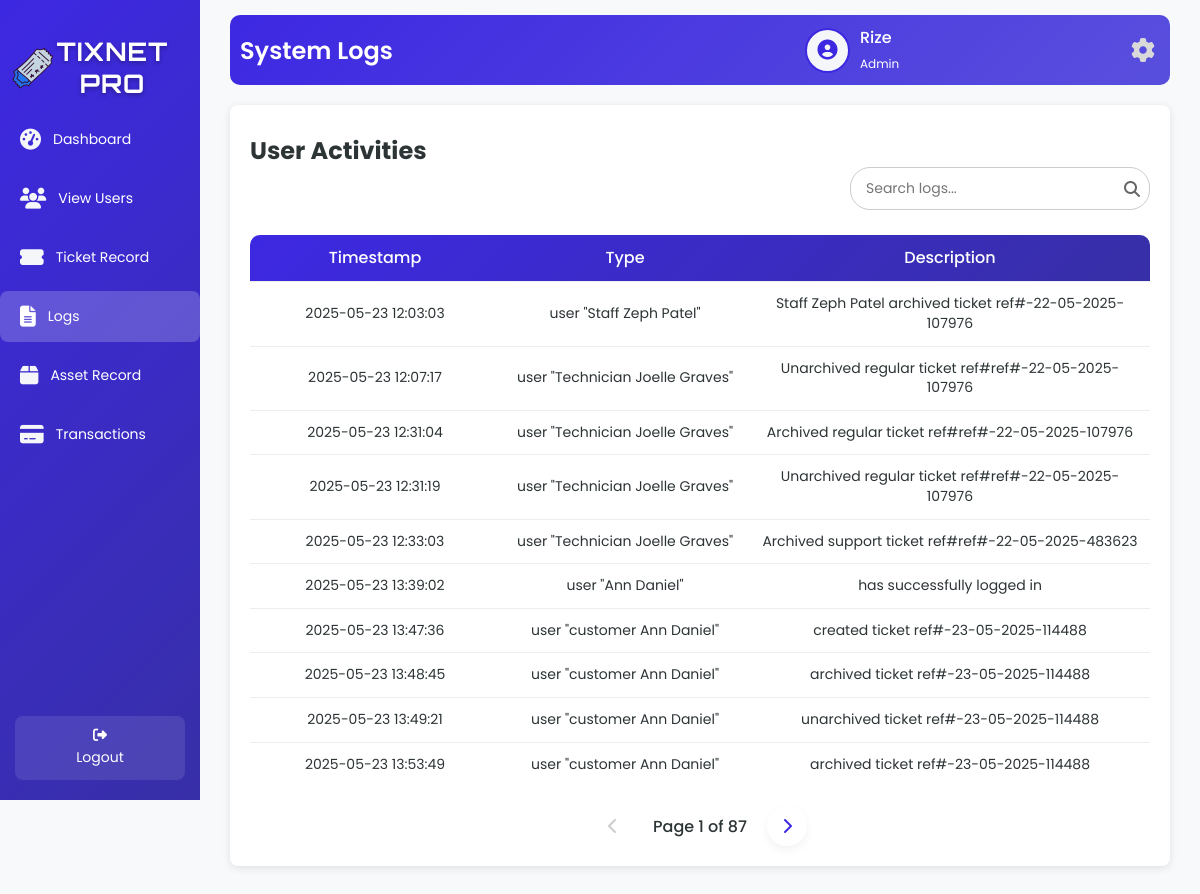
The page /logs.php (signed in) on the database its author committed.
### tables this page shows
CREATE TABLE `tbl_user` (
  `u_id` int(50) NOT NULL,
  `u_fname` varchar(200) NOT NULL,
  `u_lname` varchar(200) NOT NULL,
  `u_email` varchar(200) NOT NULL,
  `u_username` varchar(200) NOT NULL,
  `u_password` varchar(200) NOT NULL,
  `u_type` varchar(200) NOT NULL,
  `u_status` varchar(200) NOT NULL
);

CREATE TABLE `tbl_logs` (
  `l_stamp` varchar(200) NOT NULL,
  `l_type` varchar(200) NOT NULL,
  `l_description` varchar(200) NOT NULL
);

### logs.php (the view, shortened to what this page needs)
<?php
include 'db.php';
$username = $_SESSION['username'];
$firstName = '';
$userType = '';
$avatarPath = $_SESSION['avatarPath'];
if ($conn) {
    $sqlUser = "SELECT u_fname, u_lname, u_type FROM tbl_user WHERE u_username = ?";
    $stmt = $conn->prepare($sqlUser);
    $stmt->bind_param("s", $_SESSION['username']);
    $stmt->execute();
    $resultUser = $stmt->get_result();
    if ($resultUser->num_rows > 0) {
        $row = $resultUser->fetch_assoc();
        $firstName = $row['u_fname'] ?: $username;
        $userType = $row['u_type'];
    }
}
$logs_per_page = 10;
$current_page = isset($_GET['page']) ? max(1, (int)$_GET['page']) : 1;
$search_term = isset($_GET['search']) ? trim($_GET['search']) : '';
$offset = ($current_page - 1) * $logs_per_page;
if ($search_term !== '') {
    $countSql = "SELECT COUNT(*) as total FROM tbl_logs WHERE l_description LIKE ? OR l_stamp LIKE ? OR l_type LIKE ?";
    $countStmt = $conn->prepare($countSql);
    $searchWildcard = "%$search_term%";
    $countStmt->bind_param("sss", $searchWildcard, $searchWildcard, $searchWildcard);
    $countStmt->execute();
    $countResult = $countStmt->get_result();
    $total_logs = $countResult->fetch_assoc()['total'];
    $countStmt->close();
} else {
    $total_logs_query = "SELECT COUNT(*) as total FROM tbl_logs";
    $total_logs_result = $conn->query($total_logs_query);
    $total_logs = $total_logs_result->fetch_assoc()['total'];
}
$total_pages = ceil($total_logs / $logs_per_page);
if ($search_term !== '') {
    $log_query = "SELECT l_stamp, l_type, l_description FROM tbl_logs WHERE l_description LIKE ? OR l_stamp LIKE ? OR l_type LIKE ? ORDER BY l_stamp ASC LIMIT ?, ?";
    $stmt = $conn->prepare($log_query);
    $searchWildcard = "%$search_term%";
    $stmt->bind_param("sssii", $searchWildcard, $searchWildcard, $searchWildcard, $offset, $logs_per_page);
} else {
    $log_query = "SELECT l_stamp, l_type, l_description FROM tbl_logs ORDER BY l_stamp ASC LIMIT ?, ?";
    $stmt = $conn->prepare($log_query);
    $stmt->bind_param("ii", $offset, $logs_per_page);
}
$stmt->execute();
$logResult = $stmt->get_result();
?>
<!DOCTYPE html>
<html lang="en">
<head>
    <link rel="stylesheet" href="logss.css">
    <link rel="stylesheet" href="https://cdnjs.cloudflare.com/ajax/libs/font-awesome/6.6.0/css/all.min.css" />
    <link href='https://unpkg.com/boxicons@2.1.4/css/boxicons.min.css' rel='stylesheet'>
</head>
<body>
<div class="wrapper">
    <div class="sidebar">
        <h2><img src="image/logo.png" alt="Tix Net Icon" class="sidebar-icon">TixNet Pro</h2>
        <ul>
            <li><a href="adminD.php"><i class="fas fa-tachometer-alt icon"></i> <span>Dashboard</span></a></li>
            <li><a href="viewU.php"><i class="fas fa-users icon"></i> <span>View Users</span></a></li>
            <li><a href="regular_close.php"><i class="fas fa-ticket-alt icon"></i> <span>Ticket Record</span></a></li>
            <li><a href="logs.php" class="active"><i class="fas fa-file-alt icon"></i> <span>Logs</span></a></li>
            <li><a href="returnT.php"><i class="fas fa-box icon"></i> <span>Asset Record</span></a></li>
            <li><a href="AdminPayments.php"><i class="fas fa-credit-card icon"></i> <span>Transactions</span></a></li>
        </ul>
        <footer>
            <a href="index.php" class="back-home"><i class="fas fa-sign-out-alt"></i> Logout</a>
        </footer>
    </div>
    <div class="container">
        <div class="upper">
            <h1>System Logs</h1>
            <div class="user-profile">
                <div class="user-icon">
                    <?php
                    $cleanAvatarPath = preg_replace('/\?\d+$/', '', $avatarPath);
                    if (!empty($avatarPath) && file_exists($cleanAvatarPath)) {
                        echo "<img src='" . htmlspecialchars($avatarPath, ENT_QUOTES, 'UTF-8') . "' alt='User Avatar'>";
                    } else {
                        echo "<i class='fas fa-user-circle'></i>";
                    }
                    ?>
                </div>
                <div class="user-details">
                    <span><?php echo htmlspecialchars($firstName, ENT_QUOTES, 'UTF-8'); ?></span>
                    <small><?php echo htmlspecialchars(ucfirst($userType), ENT_QUOTES, 'UTF-8'); ?></small>
                </div>
                <a href="settings.php" class="settings-link">
                    <i class="fas fa-cog"></i>
                </a>
            </div>
        </div>
        <div class="table-box">
            <h2>User Activities</h2>
            <div class="search-container">
                <input type="text" class="search-bar" id="searchInput" placeholder="Search logs..." onkeyup="debouncedSearchLogs()" value="<?php echo htmlspecialchars($search_term); ?>">
                <span class="search-icon"><i class="fas fa-search"></i></span>
            </div>
            <table id="logs-table">
                <thead>
                    <tr>
                        <th class="timestamp-header">Timestamp</th>
                        <th class="type-header">Type</th>
                        <th class="description-header">Description</th>
                    </tr>
                </thead>
                <tbody id="logs-tbody">
                    <?php if ($logResult->num_rows > 0): ?>
                        <?php while ($logRow = $logResult->fetch_assoc()): ?>
                            <?php
                            $type_display = $logRow['l_type'] ? 'user "' . htmlspecialchars($logRow['l_type']) . '"' : 'Unknown';
                            ?>
                            <tr class="log-row">
                                <td class="timestamp-cell"><?php echo htmlspecialchars($logRow['l_stamp']); ?></td>
                                <td class="type-cell"><?php echo $type_display; ?></td>
                                <td class="description-cell"><?php echo htmlspecialchars($logRow['l_description']); ?></td>
                            </tr>
                        <?php endwhile; ?>
                    <?php else: ?>
                        <tr class="log-row">
                            <td colspan="3" class="no-logs-cell">No logs found</td>
                        </tr>
                    <?php endif; ?>
                </tbody>
            </table>
            <div class="pagination" id="logs-pagination">
                <?php
                $paginationParams = ['page' => $current_page];
                if ($current_page > 1) {
                    $prevParams = $paginationParams;
                    $prevParams['page'] = $current_page - 1;
                    $prevQuery = http_build_query($prevParams);
                    echo "<a href='logs.php?{$prevQuery}' class='pagination-link' onclick='loadPage(" . ($current_page - 1) . ", \"" . htmlspecialchars($search_term, ENT_QUOTES) . "\"); return false;'><i class='fas fa-chevron-left'></i></a>";
                } else {
                    echo "<span class='pagination-link disabled'><i class='fas fa-chevron-left'></i></span>";
                }
                echo "<span class='current-page'>Page {$current_page} of {$total_pages}</span>";
                if ($current_page < $total_pages) {
                    $nextParams = $paginationParams;
                    $nextParams['page'] = $current_page + 1;
                    $nextQuery = http_build_query($nextParams);
                    echo "<a href='logs.php?{$nextQuery}' class='pagination-link' onclick='loadPage(" . ($current_page + 1) . ", \"" . htmlspecialchars($search_term, ENT_QUOTES) . "\"); return false;'><i class='fas fa-chevron-right'></i></a>";
                } else {
                    echo "<span class='pagination-link disabled'><i class='fas fa-chevron-right'></i></span>";
                }
                ?>
            </div>
        </div>
    </div>
</div>
</body>
</html>

### rows shown on the page
tbl_user: u_fname "Rize", u_type "Admin"
tbl_logs: l_stamp "2025-05-23 12:03:03", l_type "user \"Staff Zeph Patel\"", l_description "Staff Zeph Patel archived ticket ref#-22-05-2025-107976"
tbl_logs: l_stamp "2025-05-23 12:07:17", l_type "user \"Technician Joelle Graves\"", l_description "Unarchived regular ticket ref#ref#-22-05-2025-107976"
tbl_logs: l_stamp "2025-05-23 12:31:04", l_type "user \"Technician Joelle Graves\"", l_description "Archived regular ticket ref#ref#-22-05-2025-107976"
tbl_logs: l_stamp "2025-05-23 12:31:19", l_type "user \"Technician Joelle Graves\"", l_description "Unarchived regular ticket ref#ref#-22-05-2025-107976"
tbl_logs: l_stamp "2025-05-23 12:33:03", l_type "user \"Technician Joelle Graves\"", l_description "Archived support ticket ref#ref#-22-05-2025-483623"
tbl_logs: l_stamp "2025-05-23 13:39:02", l_type "user \"Ann Daniel\"", l_description "has successfully logged in"
tbl_logs: l_stamp "2025-05-23 13:47:36", l_type "user \"customer Ann Daniel\"", l_description "created ticket ref#-23-05-2025-114488"
tbl_logs: l_stamp "2025-05-23 13:48:45", l_type "user \"customer Ann Daniel\"", l_description "archived ticket ref#-23-05-2025-114488"
tbl_logs: l_stamp "2025-05-23 13:49:21", l_type "user \"customer Ann Daniel\"", l_description "unarchived ticket ref#-23-05-2025-114488"
tbl_logs: l_stamp "2025-05-23 13:53:49", l_type "user \"customer Ann Daniel\"", l_description "archived ticket ref#-23-05-2025-114488"

### other values the page prints
$current_page "1"
$total_pages "87"
